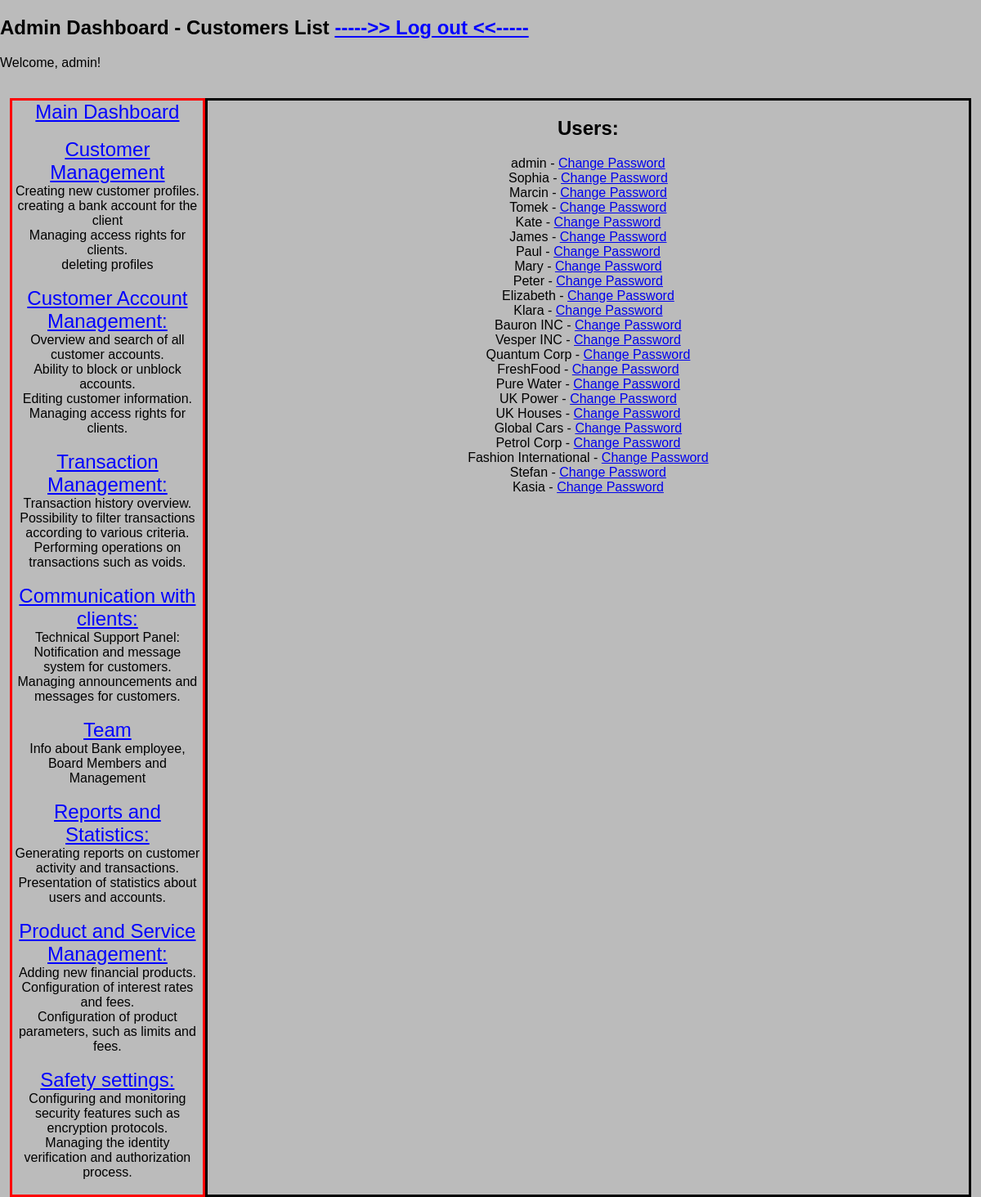
/admin/users (signed in), run on an earlier commit of the app's database.
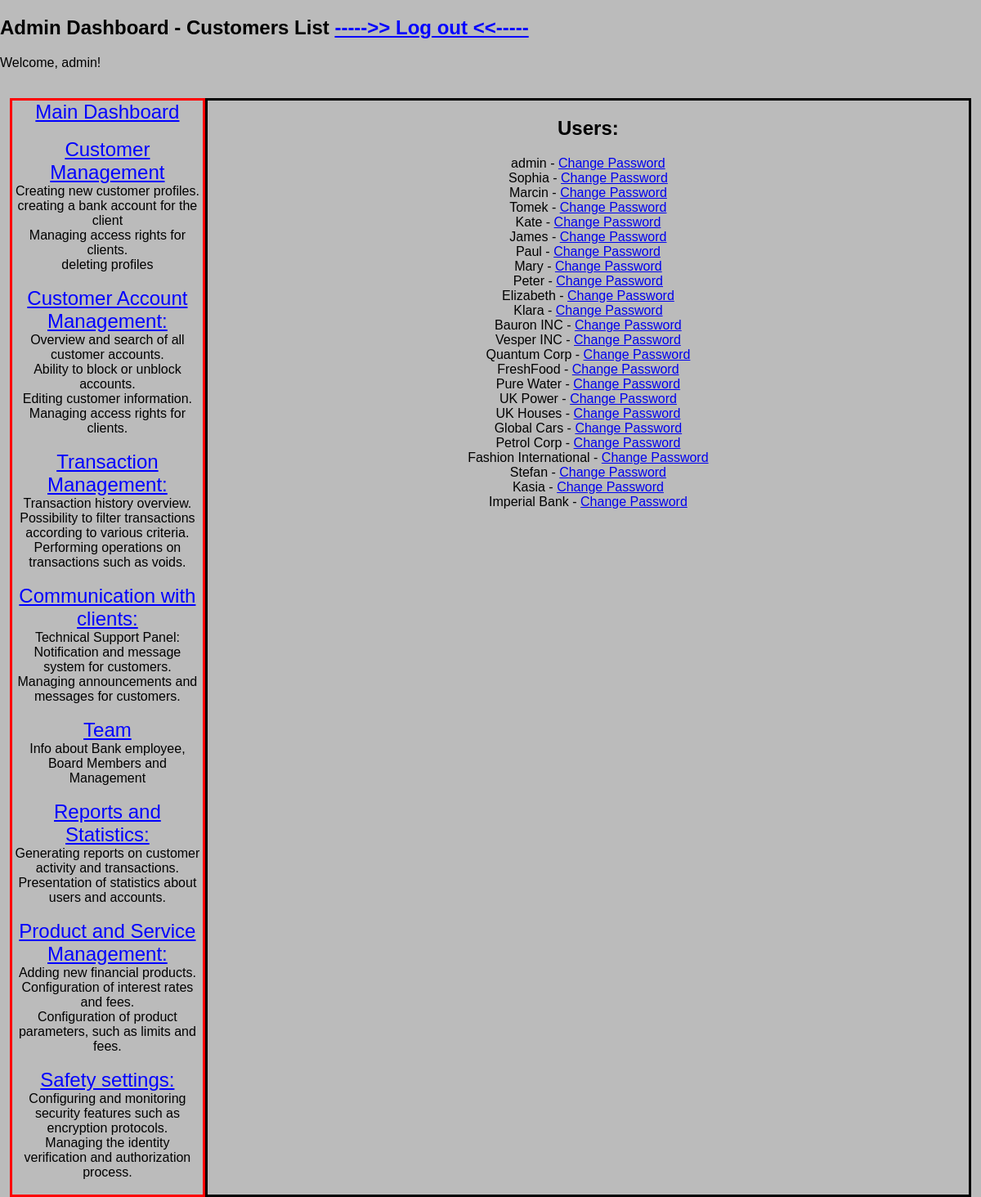
And on a later commit of the database.
### models/models.py (models this page shows, shortened)
class Users(db.Model, UserMixin):
    id = db.Column(db.Integer, primary_key=True)
    username = db.Column(db.String(50), unique=True, nullable=False)
    password_hash = db.Column(db.String(128), nullable=False)
    role = db.Column(db.String(20), nullable=False, default='client')
    email = db.Column(db.String(120), unique=True, nullable=False)
    phone_number = db.Column(db.String(20), nullable = False)
    country = db.Column(db.String(50))
    transactions = db.relationship('Transaction', backref='user', lazy=True)

### app.py (the view)
@app.route('/admin/users')
@login_required
@admin_required
def list_users():
    all_users = Users.query.all()
    return render_template('list_users.html', all_users=all_users)

### app.py (called while the page is built)
@app.before_request
def initialize_database():
    db.create_all()
    session.permanent = True

@login_manager.user_loader
def load_user(user_id):
    return Users.query.get(int(user_id))

### routes/transfer.py (called while the page is built)
def admin_required(func):
    @wraps(func)
    def decorated_view(*args, **kwargs):
        if not current_user.is_authenticated or current_user.role != 'admin':
            logger.error(f"No access to the resource - {request.path}  '{current_user.username}' ")
            abort(403)
        return func(*args, **kwargs)
    return decorated_view

### templates/list_users.html (shortened to what this page needs)
{% extends 'base_admin.html' %}
{% block subtitle %} - Customers List{% endblock %}
{% block content %}
    <h2>Users:</h2>
    {% for user in all_users %}
        {{ user.username }} - <a href="{{ url_for('change_password', user_id=user.id) }}">Change Password</a> <br>
    {% endfor %}
{% endblock %}

### templates/base_admin.html (shortened to what this page needs)
<!DOCTYPE html>
<html lang="en">
<head>
    <link rel="stylesheet" href="{{ url_for('static', filename='styles_admin.css') }}">
</head>
<body>
    <main>
        <h2>Admin Dashboard  {% block subtitle %}{% endblock %} <a href="{{ url_for('logout') }}" class="link"> ----->> Log out  <<-----</a> <br></h2>
        <p>Welcome, {{ current_user.username }}!</p>  <br>
        <div class="container">
            <div class="left">
            <div>
                <a href="{{ url_for('admin_dashboard_bp.admin_dashboard') }}" class="link">Main Dashboard</a> <br><br>
                <a href="{{ url_for('admin_dashboard_cm') }}" class="link">Customer Management</a> <br>
                Creating new customer profiles.<br>
                creating a bank account for the client<br>
                Managing access rights for clients.<br>
                deleting profiles<br><br>
                <a href="{{ url_for('admin_dashboard_cam') }}" class="link">Customer Account Management:</a> <br>
                Overview and search of all customer accounts.<br>
                Ability to block or unblock accounts.<br>
                Editing customer information.<br>
                Managing access rights for clients.<br><br>
                <a href="{{ url_for('transaction_management') }}" class="link">Transaction Management:</a> <br>
                Transaction history overview.<br>
                Possibility to filter transactions according to various criteria.<br>
                Performing operations on transactions such as voids.<br><br>
                <a href="{{ url_for('cwc') }}" class="link">Communication with clients:</a> <br>
                Technical Support Panel:
                Notification and message system for customers.<br>
                Managing announcements and messages for customers.<br><br>
                <a href="{{ url_for('team') }}" class="link">Team</a> <br>
                Info about Bank employee, Board Members and Management<br><br>
                <a href="{{ url_for('reports_and_statistics_bp.reports_and_statistics') }}" class="link">Reports and Statistics:</a> <br>
                Generating reports on customer activity and transactions.<br>
                Presentation of statistics about users and accounts.<br><br>
                <a href="{{ url_for('products_and_service_management') }}" class="link">Product and Service Management:</a> <br>
                Adding new financial products.<br>
                Configuration of interest rates and fees.<br>
                Configuration of product parameters, such as limits and fees.<br><br>
                <a href="{{ url_for('safety_settings') }}" class="link">Safety settings:</a> <br>
                Configuring and monitoring security features such as encryption protocols.<br>
                Managing the identity verification and authorization process.<br><br>
            </div>
            </div>
            <div class="right">
                {% block content %}
                {% endblock %}
            </div>
        </div>
    </main>
</body>
</html>

What changed in the data, as far as the page shows it:
added Users: username "Imperial Bank"
